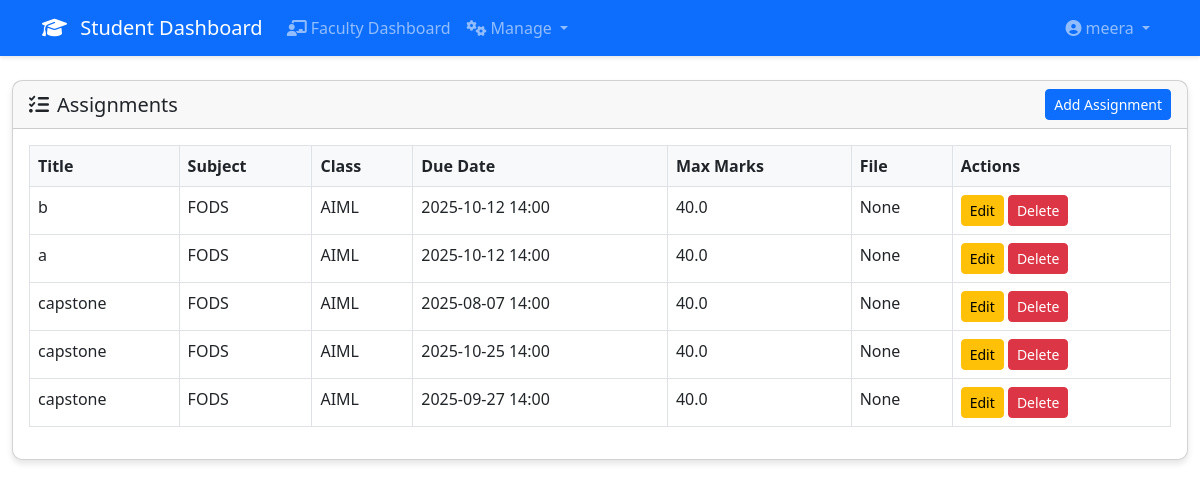
Page /faculty/assignments (signed in) on the committed database.
### app.py (models this page shows, shortened)
class User(UserMixin, db.Model):
    id = db.Column(db.Integer, primary_key=True)
    username = db.Column(db.String(80), unique=True, nullable=False)
    email = db.Column(db.String(120), unique=True, nullable=False)
    password_hash = db.Column(db.String(255), nullable=False)
    role = db.Column(db.String(20), nullable=False, default='student')  # student, faculty, admin
    created_at = db.Column(db.DateTime, default=datetime.utcnow)

class Assignment(db.Model):
    id = db.Column(db.Integer, primary_key=True)
    title = db.Column(db.String(200), nullable=False)
    description = db.Column(db.Text)
    subject = db.Column(db.String(50), nullable=False)
    class_name = db.Column(db.String(20), nullable=False)
    due_date = db.Column(db.DateTime, nullable=False)
    max_marks = db.Column(db.Float, default=100)
    faculty_id = db.Column(db.Integer, db.ForeignKey('faculty.id'), nullable=False)
    created_at = db.Column(db.DateTime, default=datetime.utcnow)

### app.py (the view)
@app.route('/faculty/assignments')
@login_required
def manage_assignments():
    if current_user.role != 'faculty':
        flash('Access denied!', 'error')
        return redirect(url_for('index'))
    faculty = Faculty.query.filter_by(user_id=current_user.id).first()
    if not faculty:
        flash('Faculty profile not found!', 'error')
        return redirect(url_for('index'))
    assignments = Assignment.query.filter_by(faculty_id=faculty.id)\
                                  .order_by(Assignment.created_at.desc()).all()
    return render_template('manage_assignments.html', assignments=assignments)

### app.py (called while the page is built)
@login_manager.user_loader
def load_user(user_id):
    return User.query.get(int(user_id))

### templates/manage_assignments.html (shortened to what this page needs)
{% extends "base.html" %}
{% block content %}
<div class="row mb-4">
    <div class="col-12">
        <div class="card">
            <div class="card-header d-flex justify-content-between align-items-center">
                <h5 class="mb-0"><i class="fas fa-tasks me-2"></i>Assignments</h5>
                <a href="{{ url_for('create_assignment') }}" class="btn btn-primary btn-sm">Add Assignment</a>
            </div>
            <div class="card-body">
                {% if assignments %}
                <table class="table table-bordered">
                    <thead>
                        <tr>
                            <th>Title</th>
                            <th>Subject</th>
                            <th>Class</th>
                            <th>Due Date</th>
                            <th>Max Marks</th>
                            <th>File</th>
                            <th>Actions</th>
                        </tr>
                    </thead>
                    <tbody>
                        {% for assignment in assignments %}
                        <tr>
                            <td>{{ assignment.title or 'N/A' }}</td>
                            <td>{{ assignment.subject or 'N/A' }}</td>
                            <td>{{ assignment.class_name or 'N/A' }}</td>
                            <td>{{ assignment.due_date.strftime('%Y-%m-%d %H:%M') if assignment.due_date else 'N/A' }}</td>
                            <td>{{ assignment.max_marks or 'N/A' }}</td>
                            <td>
                                {% if assignment.file_path %}
                                <a href="{{ url_for('static', filename=assignment.file_path) }}" target="_blank">Download</a>
                                {% else %}None{% endif %}
                            </td>
                            <td>
                                <a href="{{ url_for('edit_assignment', id=assignment.id) }}" class="btn btn-sm btn-warning">Edit</a>
                                <form method="POST" action="{{ url_for('delete_assignment', id=assignment.id) }}" style="display:inline;" onsubmit="return confirm('Are you sure you want to delete this assignment?');">
                                    <button type="submit" class="btn btn-sm btn-danger">Delete</button>
                                </form>
                            </td>
                        </tr>
                        {% endfor %}
                    </tbody>
                </table>
                {% else %}
                <p>No assignments found. Click "Add Assignment" to create one.</p>
                {% endif %}
            </div>
        </div>
    </div>
</div>
{% endblock %}

### templates/base.html (shortened to what this page needs)
<!DOCTYPE html>
<html lang="en">
<head>
    <link href="https://cdn.jsdelivr.net/npm/bootstrap@5.3.0/dist/css/bootstrap.min.css" rel="stylesheet">
    <link href="https://cdnjs.cloudflare.com/ajax/libs/font-awesome/6.4.0/css/all.min.css" rel="stylesheet">
    <link href="{{ url_for('static', filename='css/custom.css') }}" rel="stylesheet">
</head>
<body>
    <nav class="navbar navbar-expand-lg navbar-dark bg-primary">
        <div class="container">
            <a class="navbar-brand" href="{{ url_for('index') }}">
                <i class="fas fa-graduation-cap me-2"></i>
                Student Dashboard
            </a>
            <div class="collapse navbar-collapse" id="navbarNav">
                <ul class="navbar-nav me-auto">
                    {% if current_user.is_authenticated %}
                        {% if current_user.role == 'admin' %}
                            <li class="nav-item">
                                <a class="nav-link" href="{{ url_for('admin_dashboard') }}">
                                    <i class="fas fa-tachometer-alt me-1"></i>Dashboard
                                </a>
                            </li>
                            <li class="nav-item">
                                <a class="nav-link" href="{{ url_for('upload_data') }}">
                                    <i class="fas fa-upload me-1"></i>Upload Data
                                </a>
                            </li>
                        {% elif current_user.role == 'faculty' %}
                            <li class="nav-item">
                                <a class="nav-link" href="{{ url_for('faculty_dashboard') }}">
                                    <i class="fas fa-chalkboard-teacher me-1"></i>Faculty Dashboard
                                </a>
                            </li>
                            <li class="nav-item dropdown">
                                <a class="nav-link dropdown-toggle" href="#" id="facultyDropdown" role="button" data-bs-toggle="dropdown">
                                    <i class="fas fa-cogs me-1"></i>Manage
                                </a>
                            </li>
                        {% else %}
                            <li class="nav-item">
                                <a class="nav-link" href="{{ url_for('student_dashboard') }}">
                                    <i class="fas fa-user me-1"></i>My Progress
                                </a>
                            </li>
                        {% endif %}
                    {% endif %}
                </ul>
                <ul class="navbar-nav">
                    {% if current_user.is_authenticated %}
                        <li class="nav-item dropdown">
                            <a class="nav-link dropdown-toggle" href="#" id="navbarDropdown" role="button" data-bs-toggle="dropdown">
                                <i class="fas fa-user-circle me-1"></i>{{ current_user.username }}
                            </a>
                        </li>
                    {% endif %}
                </ul>
            </div>
        </div>
    </nav>
    <main class="container-fluid py-4">
        {% block content %}{% endblock %}
    </main>
</body>
</html>

### static/css/custom.css (style rules this page uses)
.card { border-radius: 10px; box-shadow: 0 4px 6px rgba(0, 0, 0, 0.1); transition: transform 0.2s; }
.navbar { box-shadow: 0 2px 4px rgba(0, 0, 0, 0.1); }
.table th { border-top: none; font-weight: 600; background-color: #f8f9fa; }

### rows in the picture
User: username "meera"
Assignment: title "b", subject "FODS", class_name "AIML", due_date "2025-10-12 14:00", max_marks "40.0"
Assignment: title "a", subject "FODS", class_name "AIML", due_date "2025-10-12 14:00", max_marks "40.0"
Assignment: title "capstone", subject "FODS", class_name "AIML", due_date "2025-08-07 14:00", max_marks "40.0"
Assignment: title "capstone", subject "FODS", class_name "AIML", due_date "2025-10-25 14:00", max_marks "40.0"
Assignment: title "capstone", subject "FODS", class_name "AIML", due_date "2025-09-27 14:00", max_marks "40.0"
